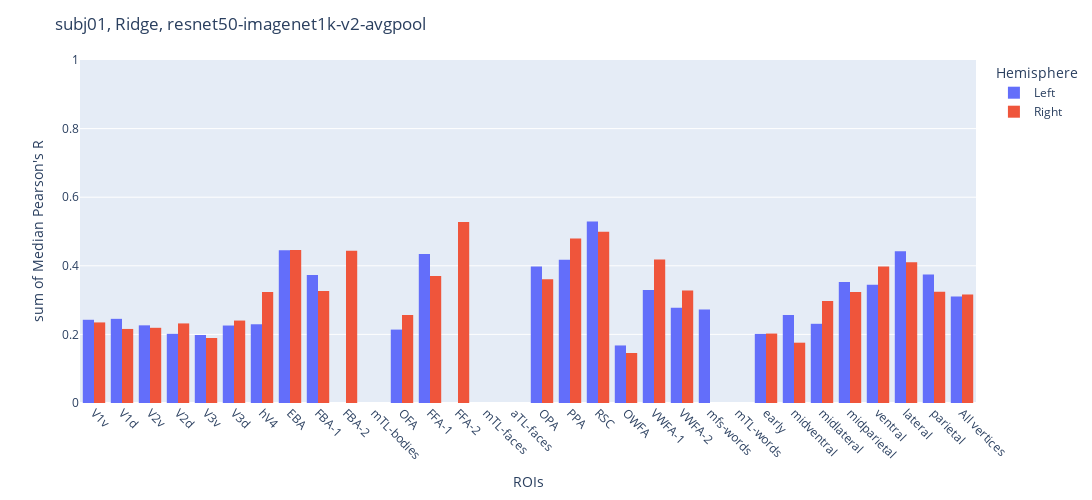

Notebook cell for this chart:
### Markdown cell above
### Dev Pearson's R

### Code cell
from src.visualize import histogram, box_plot

histogram(DATA_PATH, lh_correlation, rh_correlation,
          "{}, Ridge, {}-{}".format(SUBJ, EXTRACTOR, "+".join(LAYER)))

### Figure 1 — Plotly figure (JSON) as saved in the notebook; plotly's stock layout.template omitted (floating-point values rounded to 4 significant figures)
{"data": [{"alignmentgroup": "True", "bingroup": "x", "histfunc": "sum", "hovertemplate": "Hemisphere=Left<br>ROIs=%{x}<br>sum of Median Pearson's R=%{y}<extra></extra>", "legendgroup": "Left", "marker": {"color": "#636efa", "pattern": {"shape": ""}}, "name": "Left", "offsetgroup": "Left", "orientation": "v", "showlegend": true, "type": "histogram", "x": ["V1v", "V1d", "V2v", "V2d", "V3v", "V3d", "hV4", "EBA", "FBA-1", "FBA-2", "mTL-bodies", "OFA", "FFA-1", "FFA-2", "mTL-faces", "aTL-faces", "OPA", "PPA", "RSC", "OWFA", "VWFA-1", "VWFA-2", "mfs-words", "mTL-words", "early", "midventral", "midlateral", "midparietal", "ventral", "lateral", "parietal", "All vertices"], "xaxis": "x", "y": [0.2426, 0.2454, 0.2264, 0.2016, 0.1983, 0.2259, 0.2296, 0.4452, 0.3734, null, null, 0.214, 0.4342, null, null, null, 0.3981, 0.4177, 0.529, 0.1678, 0.3297, 0.2779, 0.2729, null, 0.2014, 0.2568, 0.2309, 0.3529, 0.3445, 0.4423, 0.3743, 0.3108], "yaxis": "y"}, {"alignmentgroup": "True", "bingroup": "x", "histfunc": "sum", "hovertemplate": "Hemisphere=Right<br>ROIs=%{x}<br>sum of Median Pearson's R=%{y}<extra></extra>", "legendgroup": "Right", "marker": {"color": "#EF553B", "pattern": {"shape": ""}}, "name": "Right", "offsetgroup": "Right", "orientation": "v", "showlegend": true, "type": "histogram", "x": ["V1v", "V1d", "V2v", "V2d", "V3v", "V3d", "hV4", "EBA", "FBA-1", "FBA-2", "mTL-bodies", "OFA", "FFA-1", "FFA-2", "mTL-faces", "aTL-faces", "OPA", "PPA", "RSC", "OWFA", "VWFA-1", "VWFA-2", "mfs-words", "mTL-words", "early", "midventral", "midlateral", "midparietal", "ventral", "lateral", "parietal", "All vertices"], "xaxis": "x", "y": [0.2349, 0.2159, 0.2193, 0.232, 0.1895, 0.2404, 0.3236, 0.4461, 0.3268, 0.444, null, 0.2569, 0.3704, 0.528, null, null, 0.3611, 0.4793, 0.4994, 0.1458, 0.4184, 0.3282, null, null, 0.2024, 0.1758, 0.2974, 0.3235, 0.3977, 0.4103, 0.3242, 0.3165], "yaxis": "y"}], "layout": {"barmode": "group", "height": 500, "legend": {"title": {"text": "Hemisphere"}, "tracegroupgap": 0}, "margin": {"t": 60}, "title": {"text": "subj01, Ridge, resnet50-imagenet1k-v2-avgpool"}, "width": 1500, "xaxis": {"anchor": "y", "categoryarray": ["V1v", "V1d", "V2v", "V2d", "V3v", "V3d", "hV4", "EBA", "FBA-1", "FBA-2", "mTL-bodies", "OFA", "FFA-1", "FFA-2", "mTL-faces", "aTL-faces", "OPA", "PPA", "RSC", "OWFA", "VWFA-1", "VWFA-2", "mfs-words", "mTL-words", "early", "midventral", "midlateral", "midparietal", "ventral", "lateral", "parietal", "All vertices"], "categoryorder": "array", "domain": [0, 1], "tickangle": 45, "title": {"text": "ROIs"}}, "yaxis": {"anchor": "x", "domain": [0, 1], "range": [0, 1], "title": {"text": "sum of Median Pearson's R"}}}}
